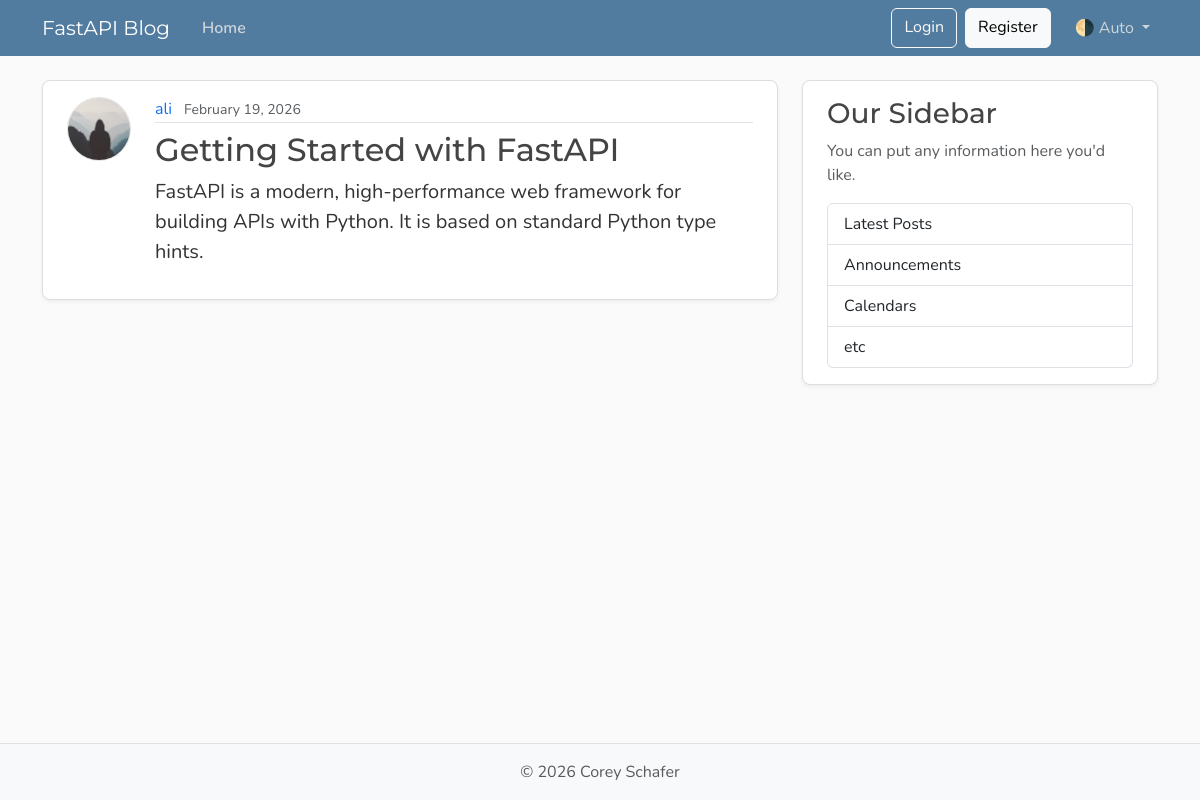
The app's page /posts, older data.
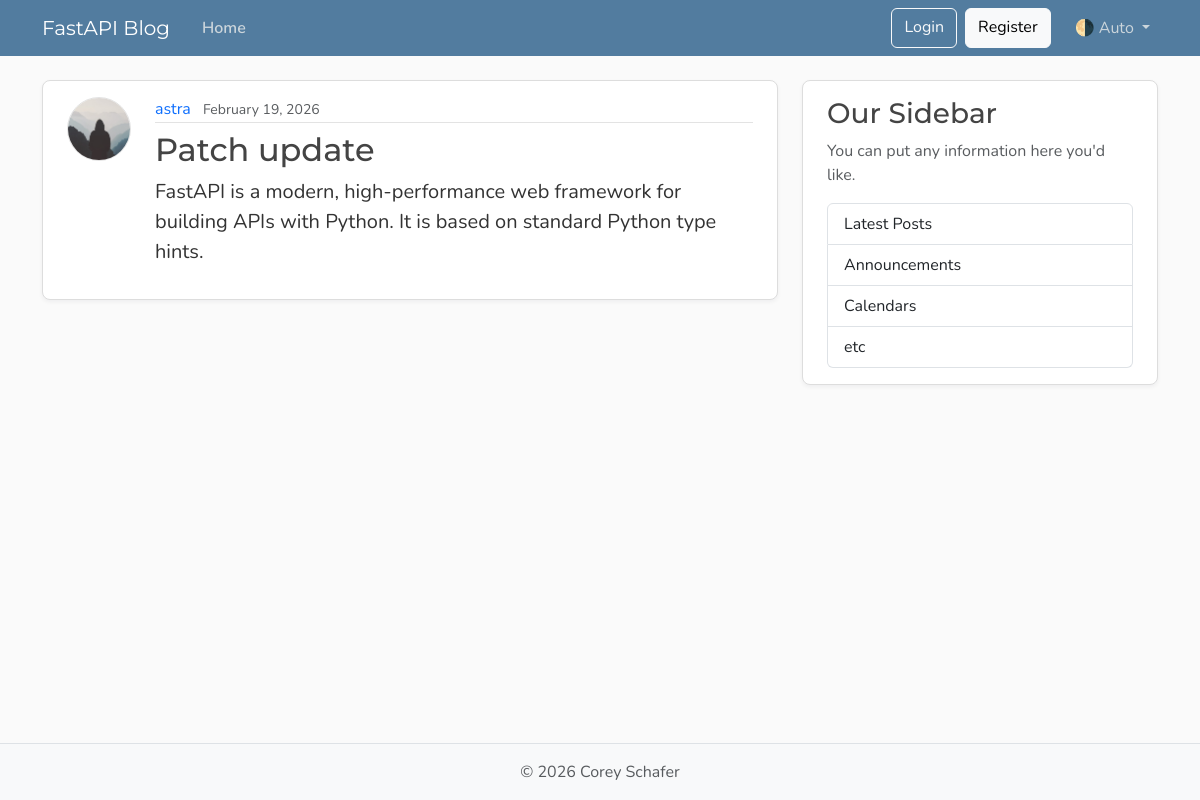
The same page, newer data.
### models/post.py (models this page shows)
class Post(Base):
    __tablename__ = "posts"
    id: Mapped[int] = mapped_column(Integer, primary_key=True, index=True)
    title: Mapped[str] = mapped_column(String(100), nullable=False)
    content: Mapped[str] = mapped_column(Text, nullable=False)
    user_id: Mapped[int] = mapped_column(
        ForeignKey("users.id"),
        nullable=False,
        index=True,
    )
    date_posted: Mapped[datetime] = mapped_column(
        DateTime(timezone=True),
        default=lambda: datetime.now(UTC),
    )
    author: Mapped[User] = relationship(back_populates="posts")

### models/user.py (models this page shows, shortened)
class User(Base):
    __tablename__ = "users"
    id: Mapped[int] = mapped_column(Integer, primary_key=True, index=True)
    username: Mapped[str] = mapped_column(String(50), unique=True, nullable=False)
    email: Mapped[str] = mapped_column(String(120), unique=True, nullable=False)
    image_file: Mapped[str | None] = mapped_column(
        String(200),
        nullable=True,
        default=None,
    )
    posts: Mapped[list[Post]] = relationship(
        back_populates="author", cascade="all, delete-orphan"
    )

### routes/pages.py (the view)
@router.get("/", name="home")
@router.get("/posts", name="posts")
async def home(request: Request, db: SessionDep):
    result = await db.execute(select(Post).options(selectinload(Post.author)))
    posts = result.scalars().all()
    return templates.TemplateResponse(
        request,
        "home.html",
        {"posts": posts, "title": "Home"},
    )

### templates/home.html
{% extends "layout.html" %} {% block content %} {% for post in posts %}
<article class="content-section py-3 px-4 mb-4">
  <div class="d-flex align-items-start gap-4">
    <img
      class="rounded-circle article-img flex-shrink-0"
      src="{{ post.author.image_path }}"
      alt="{{ post.author.username }}'s profile picture"
      width="64"
      height="64"
      loading="lazy"
    />
    <div class="flex-grow-1">
      <div class="article-metadata mb-2">
        <a
          class="me-2"
          href="{{ url_for('user_posts_page', user_id=post.author.id) }}"
          >{{ post.author.username }}</a
        >
        <small class="text-body-secondary">{{ post.date_posted.strftime('%B %d, %Y') }}</small>
      </div>
      <h2>
        <a
          class="article-title"
          href="{{ url_for('post_page', post_id=post.id) }}"
          >{{ post.title }}</a
        >
      </h2>
      <p class="article-content">{{ post.content }}</p>
    </div>
  </div>
</article>
{% endfor %} {% endblock content %}

Row changes from the older to the newer data that the page shows:
removed Post: author.username "ali", date_posted "February 19, 2026", title "Getting Started with FastAPI", content "FastAPI is a modern, high-performance web framework for building APIs with Python. It is based on standard Python type hints."
added Post: author.username "astra", date_posted "February 19, 2026", title "Patch update", content "FastAPI is a modern, high-performance web framework for building APIs with Python. It is based on standard Python type hints."
